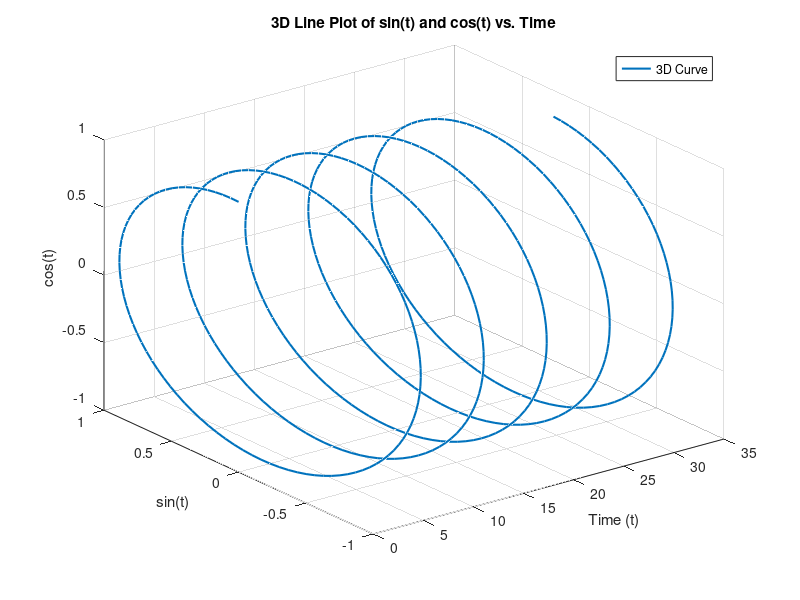

Write the MATLAB code that produced this figure.
% Define the time vector
t = 0:pi/50:10*pi;

% Define the functions
s = sin(t);
c = cos(t);

% Create a 3D line plot
figure;
plot3(t, s, c, 'LineWidth', 1.5);

% Label the axes
xlabel('Time (t)');
ylabel('sin(t)');
zlabel('cos(t)');

% Add a title and grid
title('3D Line Plot of sin(t) and cos(t) vs. Time');
grid on;

% Add a legend
legend('3D Curve');